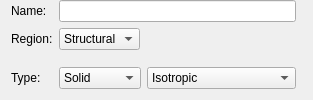
             <widget class="QFrame" name="MaterialInputs">
              <property name="frameShape">
               <enum>QFrame::NoFrame</enum>
              </property>
              <property name="frameShadow">
               <enum>QFrame::Raised</enum>
              </property>
              <layout class="QGridLayout" name="gridLayout">
               <property name="topMargin">
                <number>0</number>
               </property>
               <property name="bottomMargin">
                <number>0</number>
               </property>
               <item row="0" column="0">
                <widget class="QLabel" name="LMaterialName">
                 <property name="text">
                  <string>Name:</string>
                 </property>
                </widget>
               </item>
               <item row="2" column="0">
                <widget class="QLabel" name="LType">
                 <property name="text">
                  <string>Type:</string>
                 </property>
                </widget>
               </item>
               <item row="1" column="4" alignment="Qt::AlignLeft">
                <widget class="QFrame" name="frame_2">
                 <property name="frameShape">
                  <enum>QFrame::NoFrame</enum>
                 </property>
                 <property name="frameShadow">
                  <enum>QFrame::Raised</enum>
                 </property>
                 <layout class="QHBoxLayout" name="horizontalLayout_8">
                  <property name="leftMargin">
                   <number>0</number>
                  </property>
                  <property name="topMargin">
                   <number>0</number>
                  </property>
                  <property name="rightMargin">
                   <number>0</number>
                  </property>
                  <property name="bottomMargin">
                   <number>0</number>
                  </property>
                 </layout>
                </widget>
               </item>
               <item row="1" column="0">
                <widget class="QLabel" name="LRegion">
                 <property name="text">
                  <string>Region:</string>
                 </property>
                </widget>
               </item>
               <item row="2" column="4" alignment="Qt::AlignLeft">
                <widget class="QFrame" name="frame">
                 <property name="frameShape">
                  <enum>QFrame::NoFrame</enum>
                 </property>
                 <property name="frameShadow">
                  <enum>QFrame::Raised</enum>
                 </property>
                 <layout class="QHBoxLayout" name="horizontalLayout_7">
                  <property name="leftMargin">
                   <number>0</number>
                  </property>
                  <property name="topMargin">
                   <number>0</number>
                  </property>
                  <property name="rightMargin">
                   <number>0</number>
                  </property>
                  <property name="bottomMargin">
                   <number>0</number>
                  </property>
                 </layout>
                </widget>
               </item>
               <item row="2" column="1">
                <widget class="QFrame" name="frame_3">
                 <property name="frameShape">
                  <enum>QFrame::NoFrame</enum>
                 </property>
                 <property name="frameShadow">
                  <enum>QFrame::Raised</enum>
                 </property>
                 <layout class="QHBoxLayout" name="horizontalLayout_9">
                  <property name="leftMargin">
                   <number>0</number>
                  </property>
                  <property name="topMargin">
                   <number>0</number>
                  </property>
                  <property name="rightMargin">
                   <number>0</number>
                  </property>
                  <property name="bottomMargin">
                   <number>0</number>
                  </property>
                  <item>
                   <widget class="QComboBox" name="INSolidGas">
                    <property name="minimumSize">
                     <size>
                      <width>82</width>
                      <height>0</height>
                     </size>
                    </property>
                    <item>
                     <property name="text">
                      <string>Solid</string>
                     </property>
                    </item>
                    <item>
                     <property name="text">
                      <string>Gas</string>
                     </property>
                    </item>
                   </widget>
                  </item>
                  <item>
                   <widget class="QComboBox" name="INMaterialType">
                    <item>
                     <property name="text">
                      <string>Isotropic</string>
                     </property>
                    </item>
                    <item>
                     <property name="text">
                      <string>Transversely Isotropic</string>
                     </property>
                    </item>
                    <item>
                     <property name="text">
                      <string>Orthotropic</string>
                     </property>
                    </item>
                    <item>
                     <property name="text">
                      <string>Anisotropic</string>
                     </property>
                    </item>
                   </widget>
                  </item>
                 </layout>
                </widget>
               </item>
               <item row="1" column="1" alignment="Qt::AlignLeft">
                <widget class="QComboBox" name="INRegion">
                 <item>
                  <property name="text">
                   <string>Structural</string>
                  </property>
                 </item>
                 <item>
                  <property name="text">
                   <string>Void</string>
                  </property>
                 </item>
                </widget>
               </item>
               <item row="0" column="1">
                <widget class="QLineEdit" name="INMaterialName">
                 <property name="minimumSize">
                  <size>
                   <width>93</width>
                   <height>0</height>
                  </size>
                 </property>
                </widget>
               </item>
              </layout>
             </widget>
